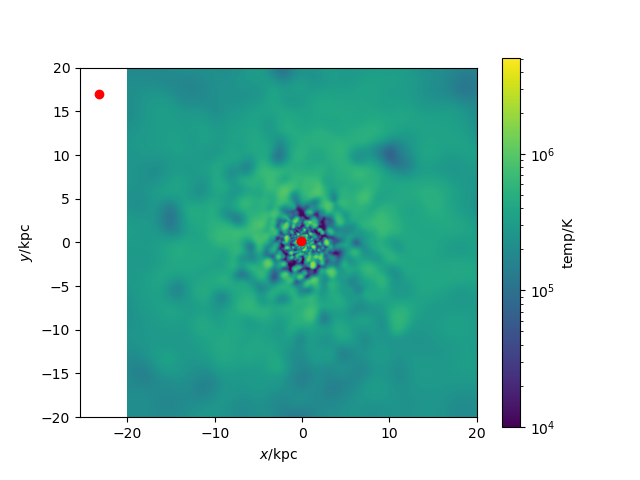

Generate this figure with Python:
#galaxy 154 gas temp
import pynbody
import numpy as np
from matplotlib import colors
import pynbody.plot.sph as sph
import matplotlib.pyplot as plt

#loading snapshot
s=pynbody.load('/mnt/data0/jillian/gguaman/r154/cosmo25p.768sg1bwK1BHe75.007779')

#setting to physical units
s.physical_units()

#centering halo
pynbody.analysis.angmom.faceon(s)

#creating slice to show gas temp
sph.image(s.g,qty="temp",width=50,denoise=True,approximate_fast=False,log=True)

#function to find BH
def findBH(s):
    BHfilter=pynbody.filt.LowPass('tform',0.0)
    BH=s.stars[BHfilter]
    return BH
BH=findBH(s)
print("The number of black holes is",len(BH))

#distance BH is from galaxy
#with pynbody.analysis.halo.center(s, mode='hyb'):
print([s],['pos'])

BHposition = BH['pos']
print("The black hole's postion is", BHposition)
#print(BH['pos'].in_units('kpc'))

for i in range(len(BH)):
    BHx=BHposition[[i],0]
    BHy=BHposition[[i],1]
    BHz=BHposition[[i],2]
    plt.plot(BHx,BHy, 'ro')

#plt.show()
plt.savefig("galaxy154_temp.png")
